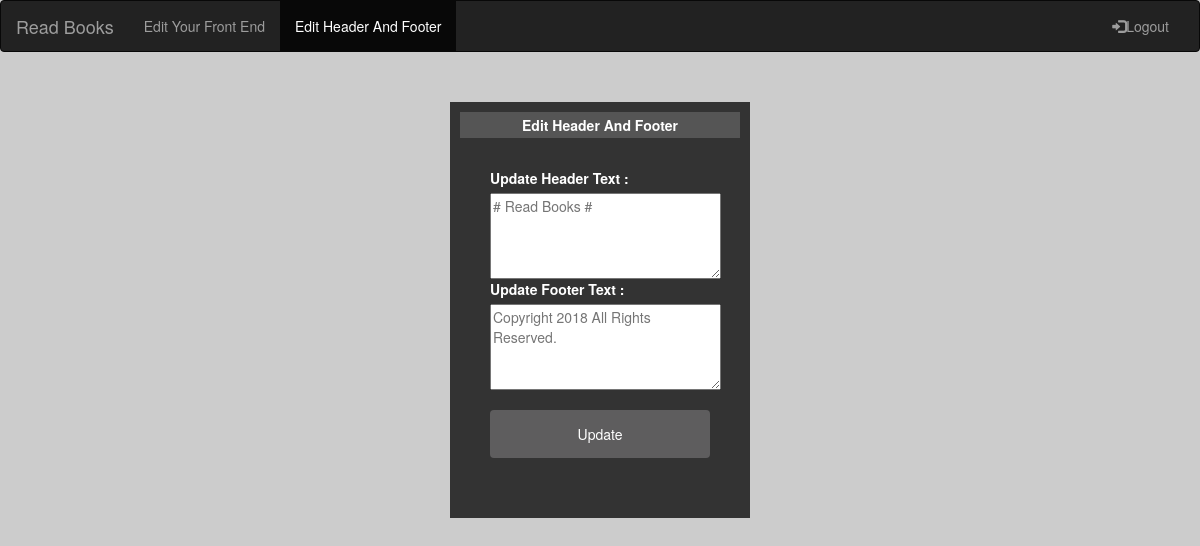
The page /header.php on the database its author committed.
### tables this page shows
CREATE TABLE `header` (
  `id` int(11) NOT NULL,
  `header` text NOT NULL,
  `footer` text NOT NULL
);

### header.php (the view, shortened to what this page needs)
<?php
$db = new mysqli("localhost", "root", "", "accounts");
?>
<html>
   <head>
  <link rel="stylesheet" href="css/bootstrap.min.css">
<link rel="stylesheet" type="text/css" href="css/custom.css">
   </head>
   <nav class="navbar navbar-inverse">
  <div class="container-fluid">
    <div class="navbar-header">
      <a class="navbar-brand" href="index.php">Read Books</a>
    </div>
    <div class="collapse navbar-collapse" id="myNavbar">
      <ul class="nav navbar-nav">
        <li ><a href="backend.php">Edit Your Front End</a></li>
        <li class="active"><a href="header.php">Edit Header And Footer</a></li>
      </ul>
      <ul class="nav navbar-nav navbar-right">
        <li><a href="logout.php"><span class="glyphicon glyphicon-log-in"></span>Logout</a></li>
      </ul>
    </div>
  </div>
</nav>
   <body bgcolor = "#FFFFFF">
	<div class="center">
      <div align = "center">
            <div style = "width:300px; border: solid 10px #333333; background-color:#333333; " align = "left">
            <center><div style = "background-color:#555555; color:#FFFFFF; padding:3px;"><b>Edit Header And Footer</b></div></center>
            <div style = "margin:30px">
               <form action = "header.php" method = "post">
			    <label class="tt">Update Header Text  :</label><textarea placeholder="<?php
 $sql = "SELECT header FROM header WHERE id='1'";
$result = $db->query($sql);
 if ($result->num_rows > 0) {
    while($row = $result->fetch_assoc()) {
        echo "". $row["header"]. "";
    }
}
 ?> " rows="4" cols="28" name = "description1" class = "box"></textarea><br />
				<label class="tt">Update Footer Text  :</label><textarea placeholder="<?php
 $sql = "SELECT footer FROM header WHERE id='1'";
$result = $db->query($sql);
 if ($result->num_rows > 0) {
    while($row = $result->fetch_assoc()) {
        echo "". $row["footer"]. "";
    }
}
 ?>" rows="4" cols="28" name = "description2" class = "box"></textarea><br />
                  <input type = "submit" value = " Update "/><br />
               </form>
            </div>
         </div>
      </div>
</div>
   </body>
</html>

### header.php (style rules this page uses)
body { background-image: url("images/background2.jpeg"); background-color: #cccccc; background-position: center center; }
.center { padding: 30px 0; }
input[type=submit] { width: 100%; background-color: #5e5d5e; color: white; padding: 14px 20px; margin: 20px 0; border: none; border-radius: 4px; cursor: pointer; }
.tt { color: white; }

### rows shown on the page
header: description1 "# Read Books #", description2 "Copyright 2018 All Rights Reserved."
